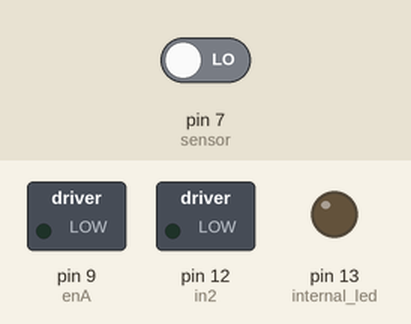
A sketch run on a simulated Arduino Uno, built with avr-gcc and run on an emulated ATmega328P. Shown: switched loads named in the sketch (green lamp = pin HIGH), output pins drawn as LEDs (lit = HIGH). Inputs (shaded band) come from the test bench; at power-on: pin 7 (sensor) LOW.

Above: at 1.2 s.
1.3 s: pin 7 (sensor) driven HIGH
At 1.9 s:
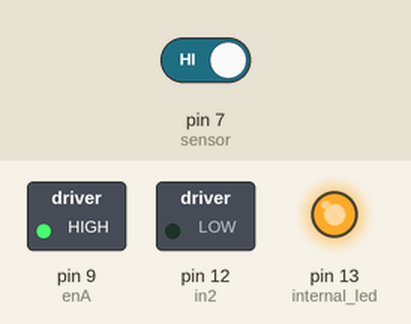
At 6.9 s:
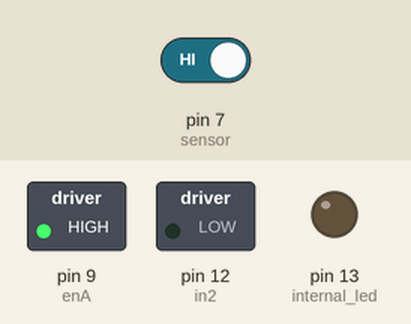
Timing chart, 0 to 12.8 s (numbered marks = the images above; inputs shaded):
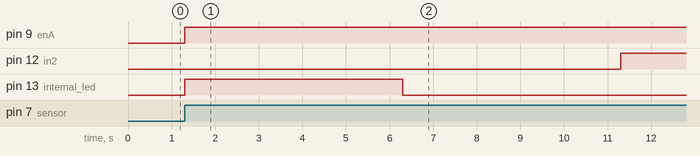

Measured:
- after the input at 1.3 s, pin 9 (enA): LOW → HIGH at once; pin 12 (in2): LOW → HIGH after 10.0 s; pin 13 (internal_led): LOW → HIGH at once, → LOW 5.0 s later

The sketch:

actionari.ino
```cpp
// Motor connections
int enA = 9;
int in1 = 13;
int in2 = 12;
//laser detector
#define sensor 7
#define internal_led 13
int value = 0;

void setup() {
    pinMode(enA, OUTPUT);
    pinMode(in1, OUTPUT);
    pinMode(in2, OUTPUT);
    Serial.begin(9600);
    pinMode(sensor, INPUT);
    pinMode(internal_led, OUTPUT);

    digitalWrite(in1, LOW);
    digitalWrite(in2, LOW);
}

void loop() {

    value = digitalRead(sensor);
// transforma != in == pt detectarea laser pe care o vrem noi
    if (value == HIGH){
      directionControl();
    }
}
void directionControl() {
    // Set motor to maximum speed (dictated by enA)
    // PWM value ranges from 0 to 255
    analogWrite(enA, 255);

    // Turn on motor for 5 seconds (5000ms)
    digitalWrite(in1, HIGH);
    digitalWrite(in2, LOW);
    delay(5000);

    // Turn off motor for 5 seconds (5000ms while boat passes)
    digitalWrite(in1, LOW);
    digitalWrite(in2, LOW);
    delay(5000);

    // Turn motor the other way for 5 seconds (5000ms)
    digitalWrite(in1, LOW);
    digitalWrite(in2, HIGH);
    delay(5000);

    // Turn off motor
    digitalWrite(in1, LOW);
    digitalWrite(in2, LOW);
}
```
